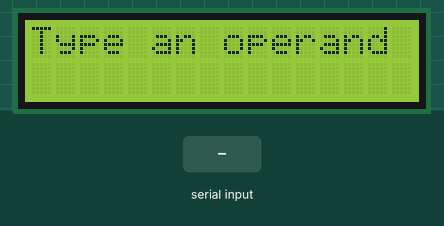
Simulated run of this sketch. Board: Arduino Uno, built with avr-gcc and run on an emulated ATmega328P. Parts: 16×2 character LCD. Inputs (shaded band) come from the test bench. What the sketch prints to the serial monitor is not drawn.

Above: at 1.2 s.
1.3 s: "90/45\n" received over Serial
At 3.1 s:
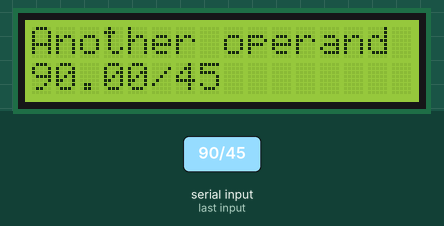
3.8 s: "/" received over Serial
At 5.8 s:
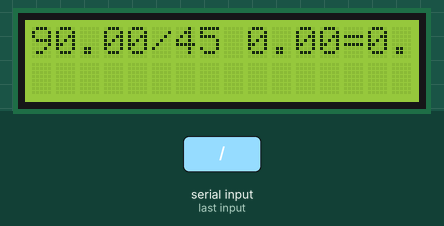
6.3 s: "90\n" received over Serial
At 9.2 s:
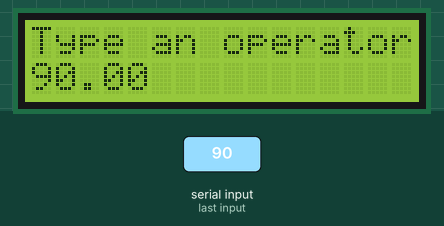
9.3 s: "*" received over Serial
At 11.3 s:
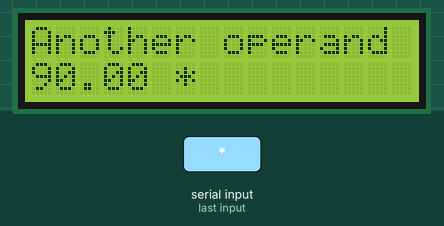
11.8 s: "-" received over Serial
At 13.1 s:
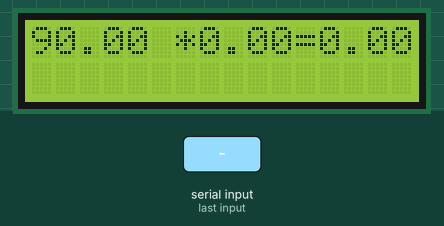
Timing chart, 0 to 14.8 s (numbered marks = the images above; inputs shaded):
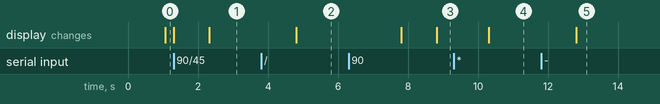

The sketch:

calculatorlcd.ino
```cpp
#include <LiquidCrystal.h>
int rs=7, en=8, d4=9, d5=10, d6=11, d7=12;
LiquidCrystal lcd(rs,en,d4,d5,d6,d7);

String ask="Hey I'm a ", ask_="calculator";
String ask1="Type an operand", ask3="Another operand", ask2="Type an operator";
double num1, num2;
String op;
double result;
void setup() {
 lcd.begin(16,2);
 Serial.begin(9600);
}

void loop() {
 lcd.setCursor(0,0);
 lcd.print(ask);
 lcd.setCursor(0,1);
 lcd.print(ask_);
 delay(1000);
 lcd.clear();//note we are clearing several times to ensure we aren't overwriting the lcd.
 lcd.setCursor(0,0);
 lcd.print(ask1);
 while(Serial.available()==0){
 }

 num1=Serial.parseInt();
 lcd.clear();
 lcd.setCursor(0,1);
 lcd.print(num1);
 lcd.setCursor(0,0);
 lcd.print(ask2);


 while(Serial.available()==0){

 }
 op=Serial.readString();
 lcd.clear();
 lcd.setCursor(0,1);
 lcd.print(num1);
 lcd.print(op);
 lcd.clear();
 lcd.setCursor(0,0);
 lcd.print(ask3);
 lcd.setCursor(0,1);
 lcd.print(num1);
 lcd.print(op);
 delay(500);

  while(Serial.available()==0){
  }
    num2=Serial.parseInt();
    lcd.clear();
    lcd.setCursor(0,0);
    lcd.print(num1);
    lcd.print(op);
    lcd.print(num2);
    lcd.print('=');

    if(op=="/"){
    result=num1/num2;
    }
    if(op=="-"){
    result=num1-num2;
    }
    if(op=="*"){
    result=num1*num2;
    }
    if(op=="+"){ //must be "" not ''
    result=num1+num2;
    }
    lcd.print(result);
    delay(3000);
    lcd.clear();
    Serial.print(result);
 }
```

Measured:
- after the input at 1.3 s, the display: first changes at once (image 1 shows a later state)
- after the input at 3.8 s, the display: changes after 1.0 s (image 2)
- after the input at 6.3 s, the display: first differs from a run without the input after 2.5 s (image 3)
- after the input at 9.3 s, the display: changes after 1.0 s (image 4)
- after the input at 11.8 s, the display: changes after 1.0 s (image 5)
